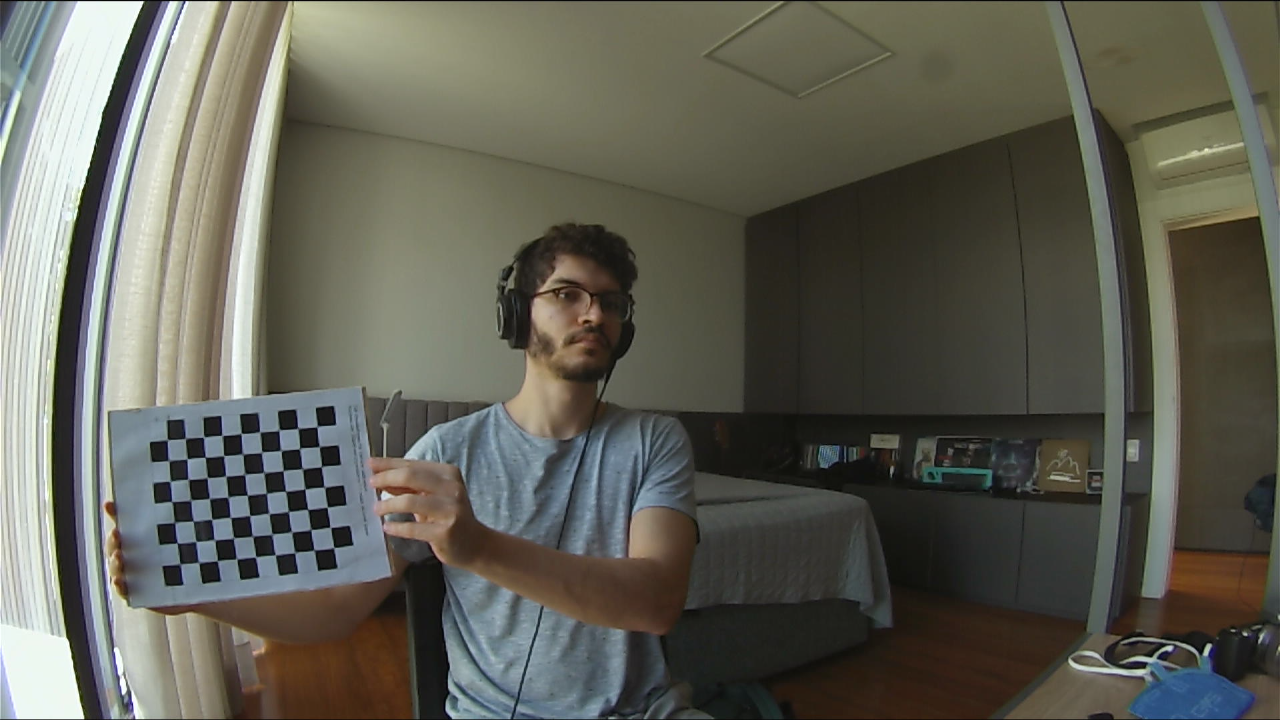
#> input picture estudos/calib/stereo/st_cam0_0.png, 1280 x 720 px
$ python StereoCalib.py   (older library calls are emulated)
#> lines starting #> are read from the running program, lines starting #| are printed output that depends on the picture; after the words box and inside, x2 and y2 are one past the last pixel; in counts of white or black regions, pixels touching at a corner belong together
import cv2
import numpy as np
import pandas as pd

# Variaveis de entrada
intrinsecos = [pd.read_csv('cam0_intrinsecos.csv').to_numpy(),
               pd.read_csv('cam1_intrinsecos.csv').to_numpy()]
#> (reads estudos/cam0_intrinsecos.csv from the repository)
#> (reads estudos/cam1_intrinsecos.csv from the repository)
dist = [pd.read_csv('cam0_distorcoes.csv').to_numpy(),
        pd.read_csv('cam1_distorcoes.csv').to_numpy()]
#> (reads estudos/cam0_distorcoes.csv from the repository)
#> (reads estudos/cam1_distorcoes.csv from the repository)
tabuleiro = (9,7) # Formato do tabuleiro: (maior,menor)
ncapturas = 15
folder = "calib/stereo"
cameras = [0,1]
stereo_flags = cv2.CALIB_FIX_INTRINSIC


# Declara vetor de pontos no tabuleiro (1 casa = unidade)
pts_tabuleiro = np.zeros((1,tabuleiro[0]*tabuleiro[1], 3), np.float32)
pts_tabuleiro[0,:, :2] = np.mgrid[0:tabuleiro[0], 0:tabuleiro[1]].T.reshape(-1,2)
pts_tabuleiro = 22*pts_tabuleiro
# Listas para adicao de pontos identificados nas imagens e pontos de tabuleiro
pts_imagens = [[],[]]
pts_tabuleiros = []

# Loop for itera os indices das imagens
for i in range(ncapturas):

    for camera in cameras:
        fname = folder + '/st_cam' + str(camera) + '_'+ str(i) +'.png'
        img = cv2.imread(fname)
#> img is the input picture: shape (720, 1280, 3); mean B, G, R 85.5, 95.7, 96.2
        peb = cv2.cvtColor(img, cv2.COLOR_BGR2GRAY)
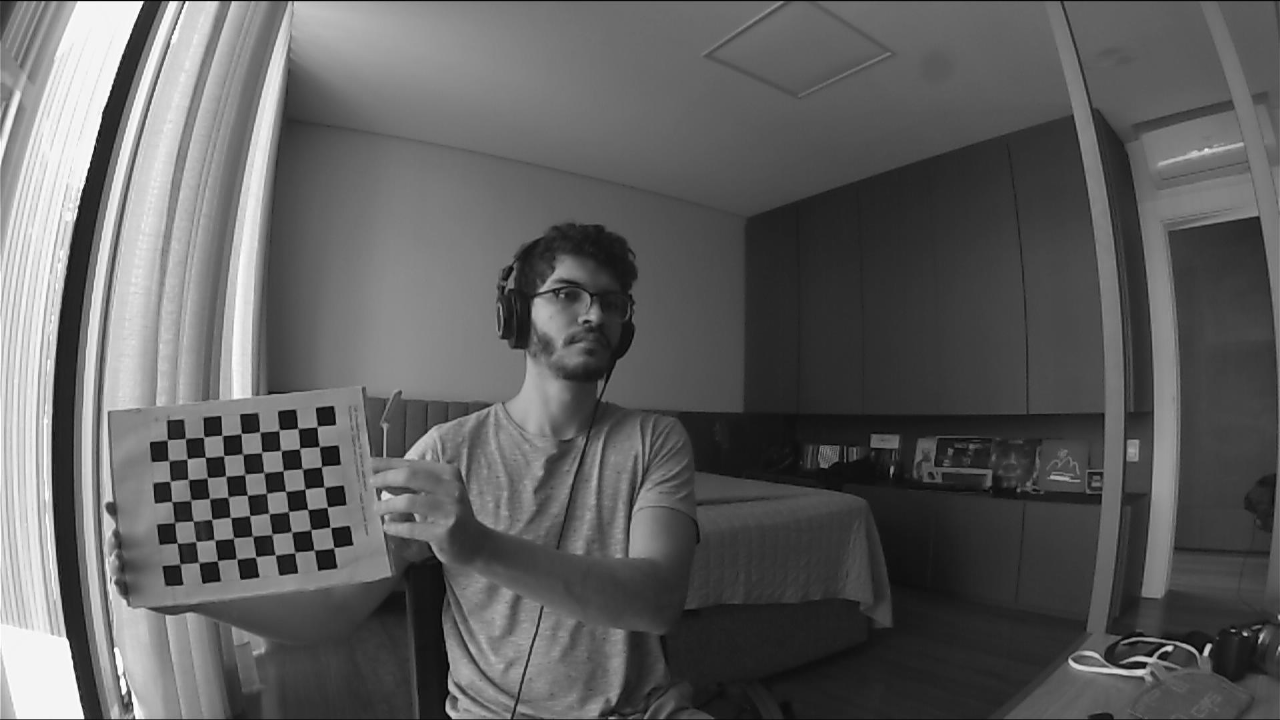
#> peb: shape (720, 1280); min 0, max 255, mean 94.7

        ret, cantos = cv2.findChessboardCorners(peb, tabuleiro, None)
#> ret = True; cantos = 63 rows, first 8: [334, 547.4], [313.8, 549.6], [294.8, 552.8], [275.4, 554.8], [255.6, 556.8], [236.7, 558.6], [217.1, 560.7], [199.1, 563]

        # Se cantos detectados
        if ret == True:

            #pts_tabuleiros.append(pts_tabuleiro)
            pts_imagens[camera].append(cantos)

            cv2.drawChessboardCorners(img, tabuleiro, cantos, ret)
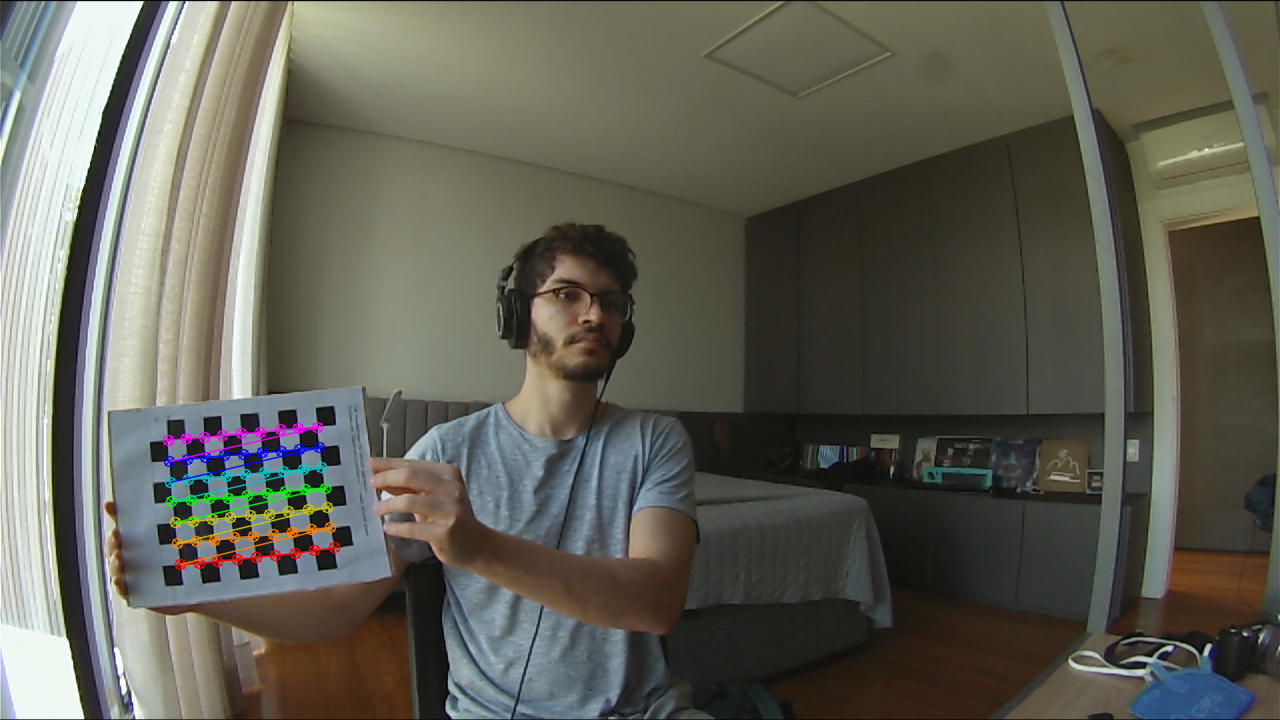
#> img: shape (720, 1280, 3); 1.13% of pixels changed, all inside (x1, y1, x2, y2) = (162, 421, 341, 571)
            #cv2.imshow('chessboard', img)
            cv2.waitKey(0)
        else:
            print('Padrao nao detectado: ', fname)
    pts_tabuleiros.append(pts_tabuleiro)
#> pass 2 of the loop `for i in range(ncapturas):`:
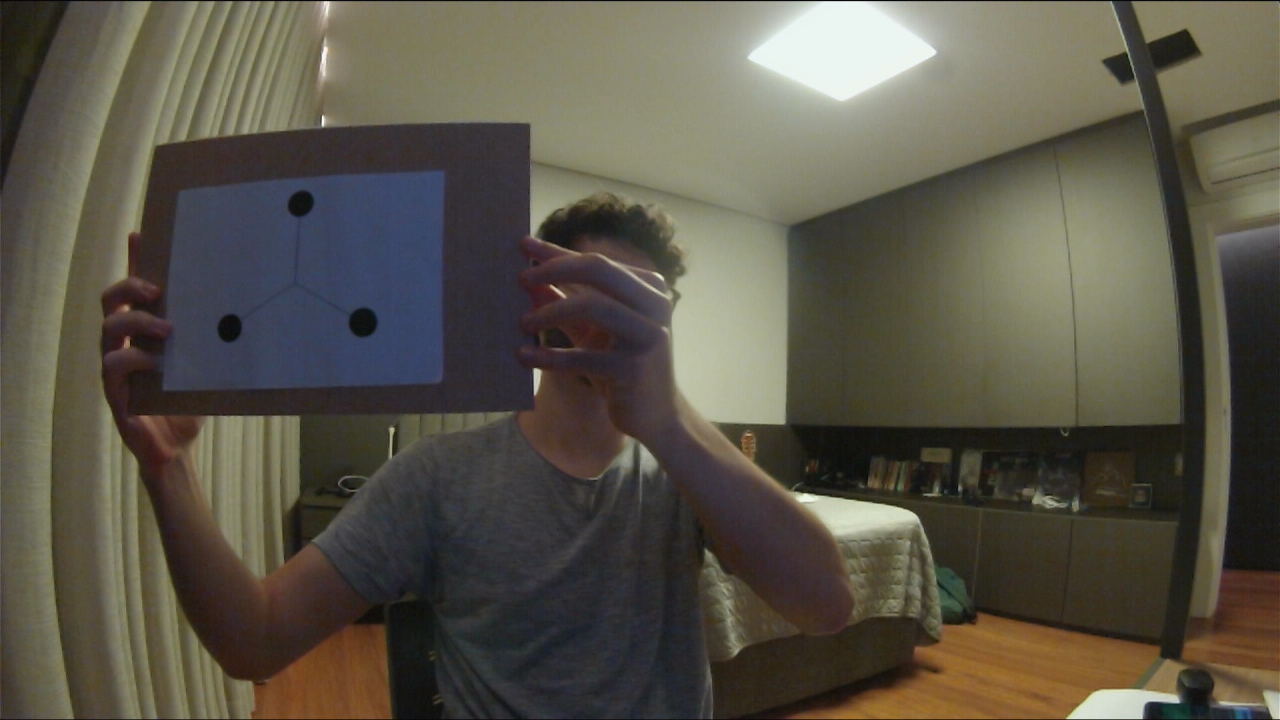
#> input picture estudos/st_cam0_1.png, 1280 x 720 px, found by its file name
#> img is the input picture: shape (720, 1280, 3); mean B, G, R 72.7, 85.1, 89.6
#> `peb = cv2.cvtColor(img, cv2.COLOR_BGR2GRAY)`:
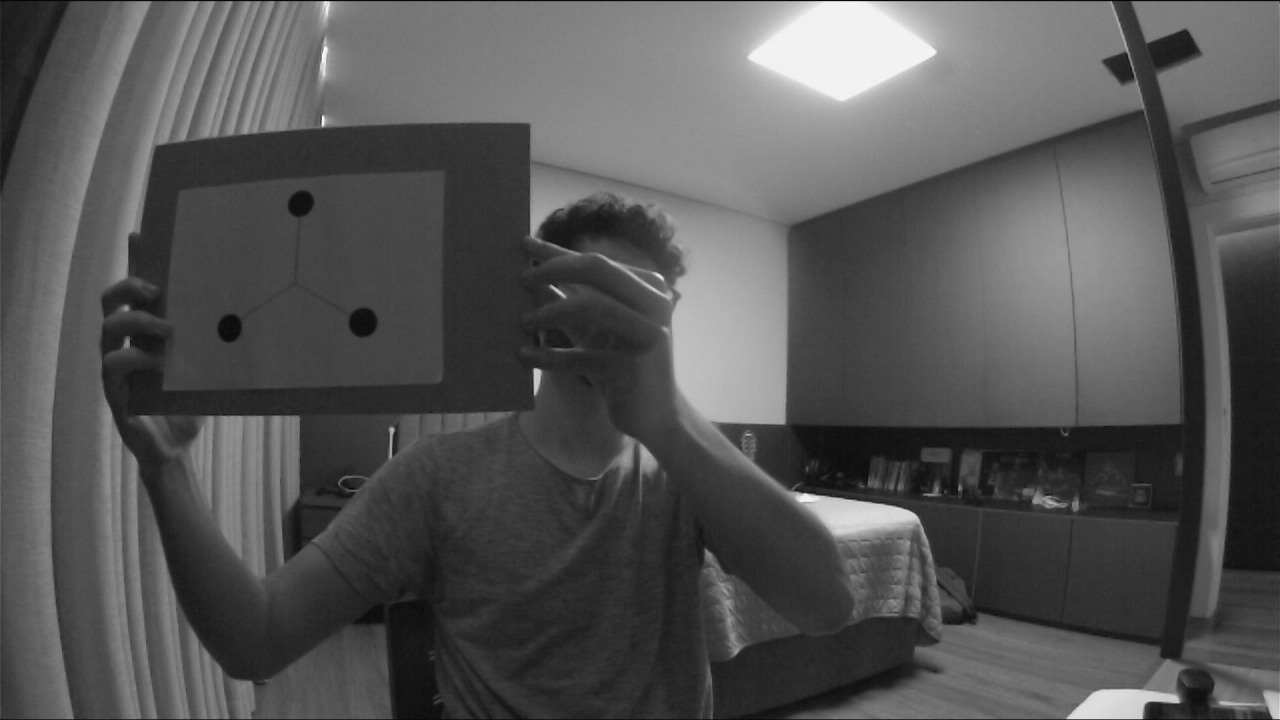
#> peb: shape (720, 1280); min 0, max 251, mean 85
#> (the run stopped early here; a loop or call above may not have finished)
